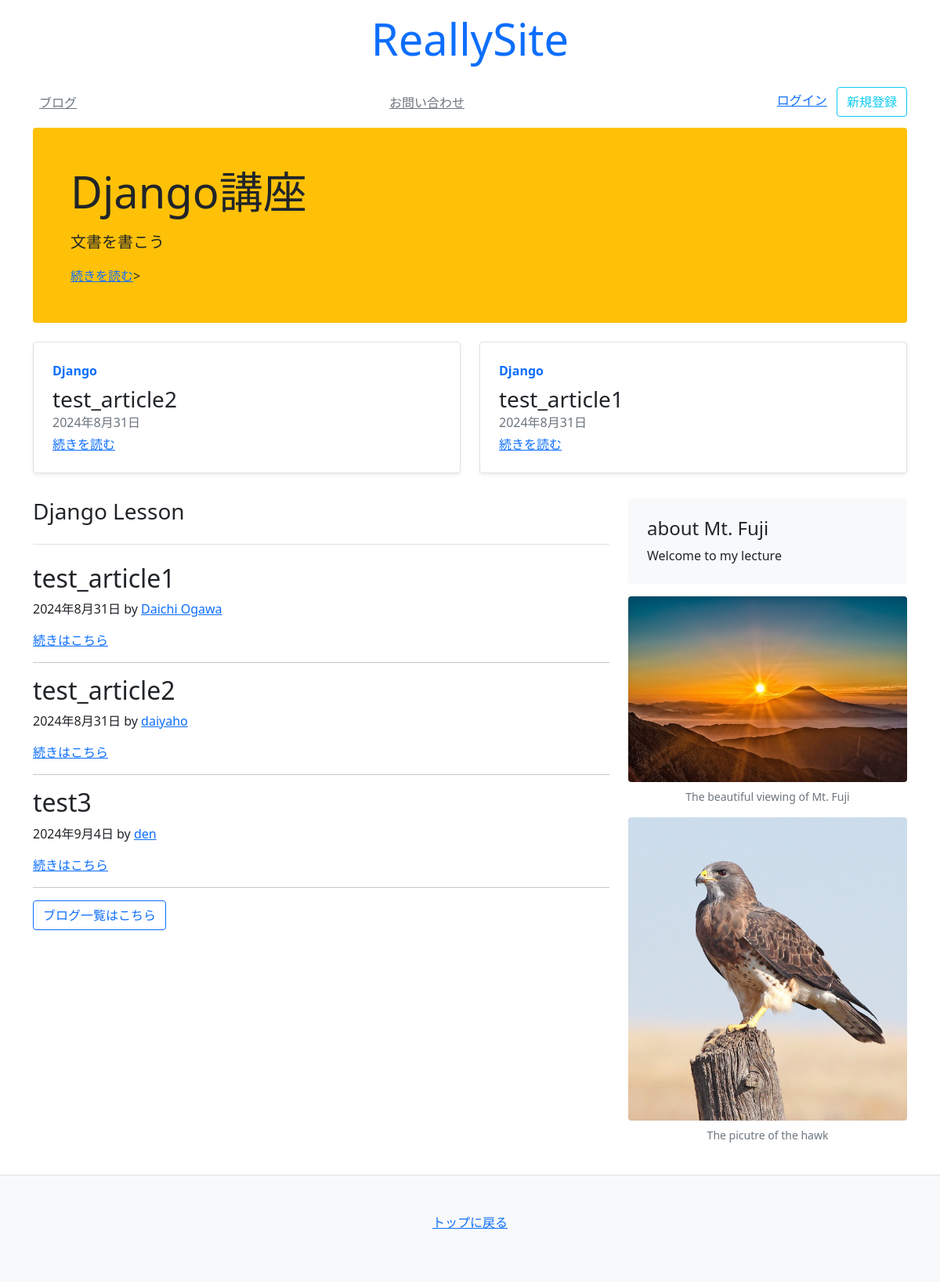
The page / on the database its author committed.
### blog/models.py (models this page shows)
class Article(models.Model):
    title = models.CharField(default="",max_length=30)#Article→テーブル名,title→列名
    test= models.CharField(default="",max_length=30)
    author=models.CharField(default="",max_length=30)
    created_at = models.DateField(auto_now_add=True)#データが作成されたときに一度だけ日付を入力
    updated_at = models.DateField(auto_now=True)#アップデートされた場合、毎回日付を入力 列名ができた
    count = models.IntegerField(default=0)#整数型のデータを入れる
    tags = models.ManyToManyField(Tag,blank=True)

### mysite/views.py (the view)
# urls.py: path("",views.index),
def index(request):
    ranks = Article.objects.order_by("-count")[:2] #countの降順に並べる
    objs = Article.objects.all()[:3]
    context={
        "title": "Really Site",
        "articles": objs,
        "ranks": ranks,
    }##keyを使ってvalueをテンプレートの中で使える(値を渡せる)
    return render(request,"mysite/index.html",context)
    return HttpResponse("Hello Really Site")

### templates/mysite/index.html (shortened to what this page needs)
{% extends "mysite/base.html" %}
{% block content %}
<div class="container">
    <div class="p-4 p-md-5 mb-4 rounded bg-warning">
        <div class="col-md-6 px-0">
            <h1 class="display-4 font-italic">Django講座</h1>
            <p class="lead my-3">文書を書こう</p>
            <p class="leasd mb-0"><a href="#" class="font-weight-bold"> 続きを読む</a>></p>
        </div>
    </div>
    <div class="row mb-2">
        {% for obj in ranks %}
        <div class="col-md-6">
            <div class="row g-0 border rounded overflow-hidden flex-md-row mb-4 shadow-sm h-md-250 position-relative">
                <div class="col p-4 d-flex flex-column position-static">
                <strong class="d-inline-block mb-2 text-primary">Django</strong>
                <h3 class="mb-0">{{ obj.title }}</h3>
                <div class="mb-1 text-muted">{{ obj.created_at }}</div>
                <a href="/blog/{{obj.id}}/" class="stretched-link">続きを読む</a>
                </div>
            </div>
        </div>
        {% endfor %}
    </div>
</div>
<main class="container">
    <div class="row">
        <div class="col-md-8">
            <h3 class="pb-4 mb-4 font-italic border-bottom">
                Django Lesson
            </h3>
            {% for obj in articles %}
            <div class="blog-post">
                <h2 class="blog-post-title">{{ obj.title }}</h2>
                <p class="blog-post-meta">{{ obj.created_at }} by <a href="#">{{ obj.author }}</a></p>
                <a href="/blog/{{obj.id}}">続きはこちら</a>
            </div>
            <hr>
            {% endfor %}
            <nav class="blog-pagination">
                <a class="btn btn-outline-primary" href="/blog/">ブログ一覧はこちら</a>
            </nav>
        </div>
        {% include 'mysite/snippets/sidebar.html' %}
    </div>
</main>
{% endblock %}

### rows shown on the page
Article: title "test_article2", created_at "2024年8月31日", author "daiyaho"
Article: title "test_article1", created_at "2024年8月31日", author "Daichi Ogawa"
Article: title "test3", created_at "2024年9月4日", author "den"
